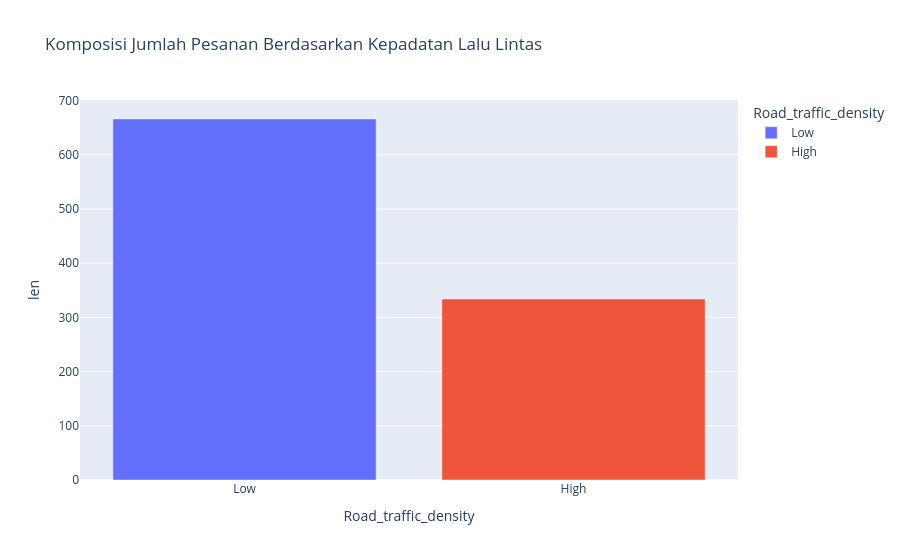

This figure's notebook cell:
### Code cell
#Visualisasi 4: Bar Chart Komposisi Kepadatan Lalu Lintas

traffic_counts = df.group_by("Road_traffic_density").len().sort("len", descending=True).to_pandas()

fig4 = px.bar(
    traffic_counts, 
    x="Road_traffic_density", 
    y="len",
    color="Road_traffic_density",
    title="Komposisi Jumlah Pesanan Berdasarkan Kepadatan Lalu Lintas"
)
fig4.show()

### Figure 1 — Plotly figure (JSON) as saved in the notebook; plotly's stock layout.template omitted (floating-point values rounded to 4 significant figures)
{"data": [{"hovertemplate": "Road_traffic_density=%{x}<br>len=%{y}<extra></extra>", "legendgroup": "Low", "marker": {"color": "#636efa", "pattern": {"shape": ""}}, "name": "Low", "orientation": "v", "showlegend": true, "textposition": "auto", "type": "bar", "x": ["Low"], "xaxis": "x", "y": [666], "yaxis": "y"}, {"hovertemplate": "Road_traffic_density=%{x}<br>len=%{y}<extra></extra>", "legendgroup": "High", "marker": {"color": "#EF553B", "pattern": {"shape": ""}}, "name": "High", "orientation": "v", "showlegend": true, "textposition": "auto", "type": "bar", "x": ["High"], "xaxis": "x", "y": [334], "yaxis": "y"}], "layout": {"barmode": "relative", "legend": {"title": {"text": "Road_traffic_density"}, "tracegroupgap": 0}, "title": {"text": "Komposisi Jumlah Pesanan Berdasarkan Kepadatan Lalu Lintas"}, "xaxis": {"anchor": "y", "categoryarray": ["Low", "High"], "categoryorder": "array", "domain": [0, 1], "title": {"text": "Road_traffic_density"}}, "yaxis": {"anchor": "x", "domain": [0, 1], "title": {"text": "len"}}}}
